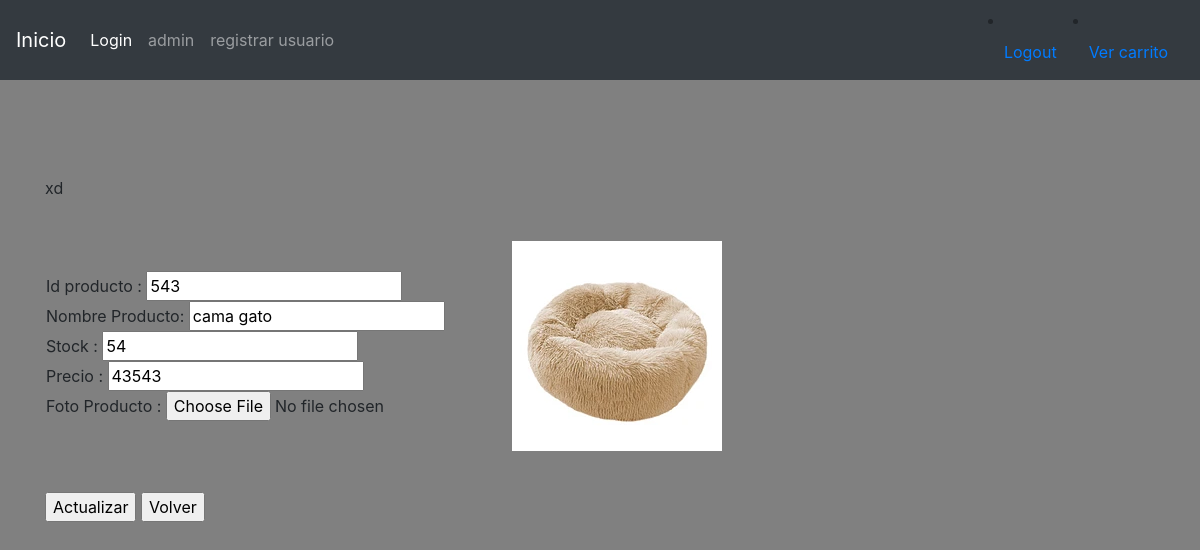
Screenshot of /personas/productos_edit/543 with the database file from the repository.
### personas/models.py (models this page shows, shortened)
class Producto(models.Model):
    idProducto = models.IntegerField( primary_key=True)
    nombreProducto = models.CharField(max_length=30, blank=True, null=True)
    stock   = models.IntegerField(blank=True, null=True)
    precio   = models.IntegerField(blank=True, null=True)
    foto = models.ImageField(upload_to=cargarFotoProducto, null=True)
    activo = models.IntegerField(blank=True, null=True)

### personas/views.py (the view)
# urls.py: path('productos_edit/<str:pk>', views.productos_edit, name='productos_edit'),
def productos_edit(request, pk):
    mensajes=[]
    errores=[]
    context={}
    producto=Producto.objects.get(idProducto=pk)
    context={}
    if producto:
        print("Edit encontró a producto...")
        mensajes.append("Bien, datos eliminados...")
        context = {'producto': producto,  'mensajes': mensajes, 'errores':errores}
        return render(request, 'personas/productos_edit.html', context)
    return render(request, 'personas/productos_list.html', context)

### personas/context_processor.py (called while the page is built)
def total_carrito(request):
    total = 0
    if request.user.is_authenticated:
        if "carrito" in request.session.keys():
            for key, value in request.session["carrito"].items():
                total +=  int(value["acumulado"])
    return {"total_carrito": total}

### personas/templates/personas/productos_edit.html (shortened to what this page needs)
{% extends "personas/base.html" %} {% block title %} Editar Producto {% endblock %} {% block content%}
<br>
<div class="container">
    <br><br><br>
    xd
    <form action={% url "productosAdd" %} method="post" enctype="multipart/form-data">
        <table>
            <tr>
                <td>
                    Id producto : <input type="text" name="idProducto" value="{{producto.idProducto}}"><br> Nombre Producto: <input type="text" name="nombreProducto" value="{{producto.nombreProducto}}"><br> Stock : <input type="number" name="stock" value="{{producto.stock}}"><br>                    Precio : <input type="number" name="precio" value="{{producto.precio}}"><br> Foto Producto : {% if producto.foto %}
                    <input type="file" name="fotoProducto" accept="image/*" value="{{producto.foto.url}}"><br> {%else%}
                    <input type="file" name="fotoProducto" accept="image/*" value=""><br> {% endif %}
                </td>
                <td>
                    {% if producto.foto %}
                    <img src="{{producto.foto.url }}" alt="{{producto.foto}}"> {%else%} No hay foto {% endif %}
                </td>
            </tr>
        </table>
        <input type="submit" name="opcion" value="Actualizar">
        <input type="submit" name="opcion" value="Volver">
        <br>
    </form>
</div>
{% endblock %}

### rows the page displays
Producto: idProducto "543", nombreProducto "cama gato", stock "54", precio "43543", foto (picture)
